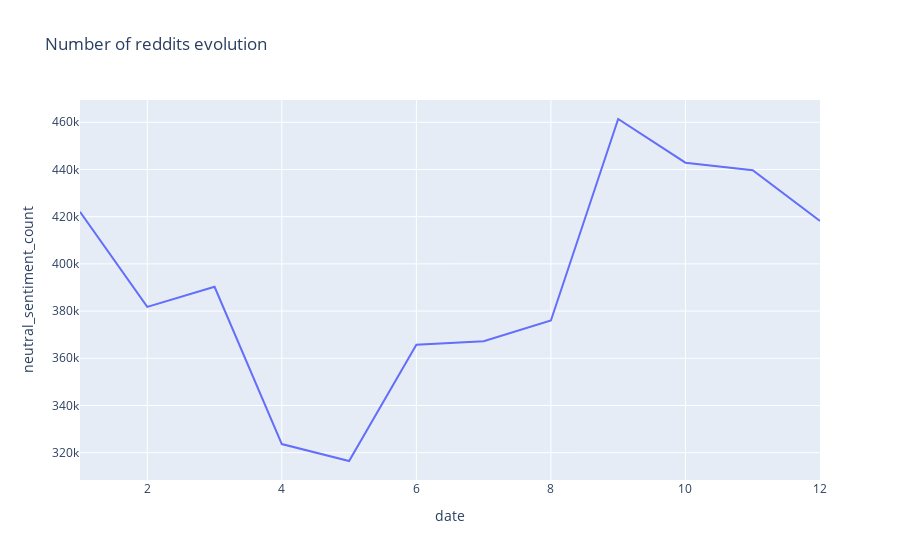

The code cell stored with this chart in its notebook:
### Code cell
fig = px.line(time_reddit_week, x="date", y="neutral_sentiment_count", title='Number of reddits evolution')
fig.show()

### Figure 1 — Plotly figure (JSON) as saved in the notebook; plotly's stock layout.template omitted (floating-point values rounded to 4 significant figures)
{"data": [{"hoverlabel": {"namelength": 0}, "hovertemplate": "date=%{x}<br>neutral_sentiment_count=%{y}", "legendgroup": "", "line": {"color": "#636efa", "dash": "solid"}, "mode": "lines", "name": "", "showlegend": false, "type": "scatter", "x": [1, 2, 3, 4, 5, 6, 7, 8, 9, 10, 11, 12], "xaxis": "x", "y": [422085, 381760, 390276, 323660, 316476, 365780, 367236, 376004, 461378, 442874, 439659, 418132], "yaxis": "y"}], "layout": {"legend": {"tracegroupgap": 0}, "title": {"text": "Number of reddits evolution"}, "xaxis": {"anchor": "y", "domain": [0, 1], "title": {"text": "date"}}, "yaxis": {"anchor": "x", "domain": [0, 1], "title": {"text": "neutral_sentiment_count"}}}}
